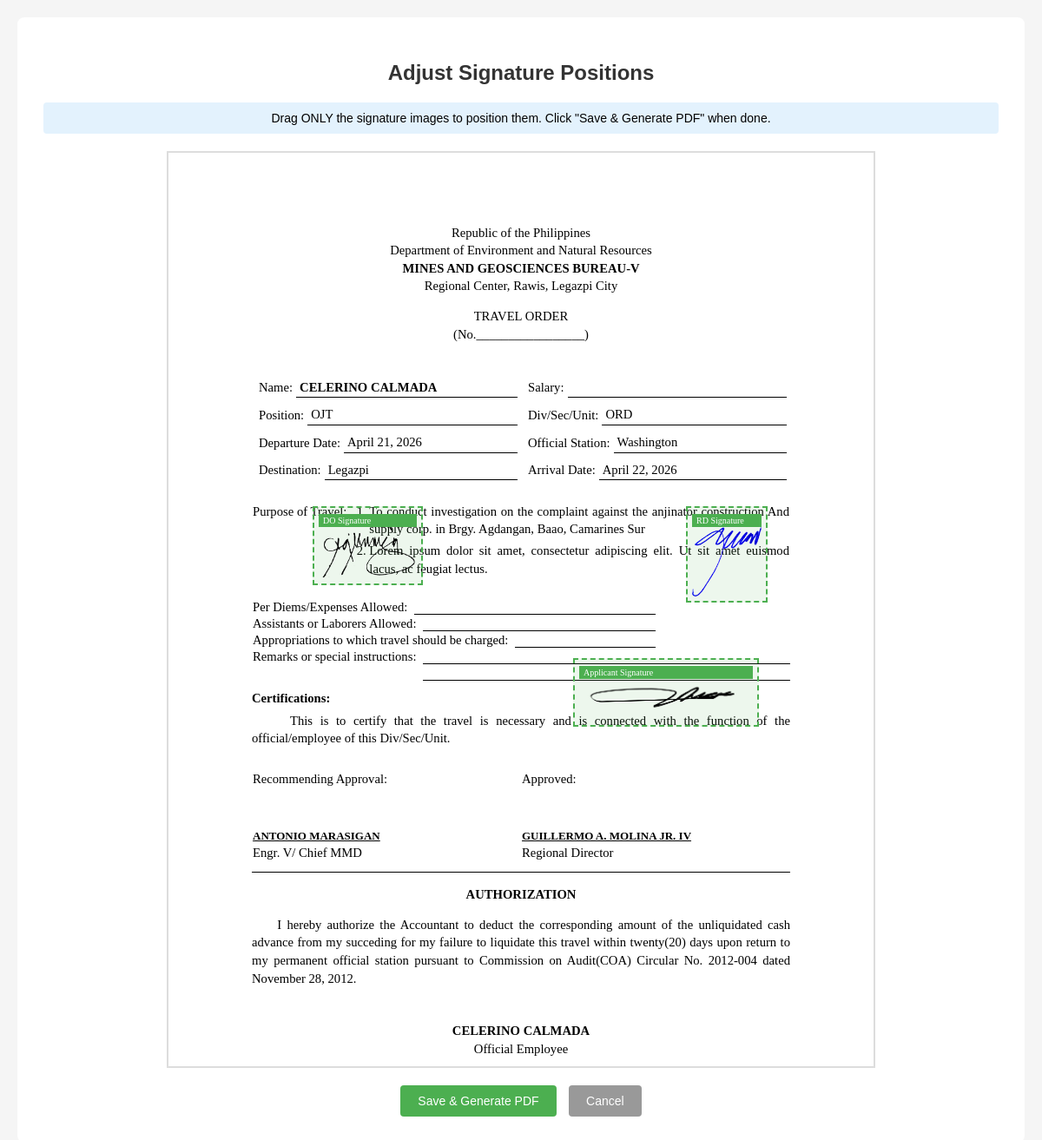
The page /ict/adjust_signatures_to.php?id=25 (signed in) on the database its author committed.
### tables this page shows
CREATE TABLE `travel_orders` (
  `id` int(11) NOT NULL,
  `name` varchar(100) NOT NULL,
  `salary` varchar(255) DEFAULT NULL,
  `position` varchar(100) NOT NULL,
  `division_unit` varchar(100) DEFAULT NULL,
  `departure_date` date NOT NULL,
  `official_station` varchar(150) NOT NULL,
  `destination` varchar(150) NOT NULL,
  `arrival_date` date NOT NULL,
  `purpose` text NOT NULL,
  `per_diems` varchar(150) DEFAULT NULL,
  `assistants` text DEFAULT NULL,
  `appropriation` varchar(150) DEFAULT NULL,
  `remarks` text DEFAULT NULL,
  `officer_id` int(11) NOT NULL,
  `applicant_signature` varchar(255) NOT NULL,
  `status` enum('pending_do','pending_rd','approved','rejected_do','rejected_rd','completed') DEFAULT 'pending_do',
  `created_at` timestamp NOT NULL DEFAULT current_timestamp(),
  `do_signature` varchar(255) DEFAULT NULL,
  `rd_signature` varchar(255) DEFAULT NULL,
  `applicant_sig_x` int(11) DEFAULT 350,
  `applicant_sig_y` int(11) DEFAULT 480,
  `do_sig_x` int(11) DEFAULT 50,
  `do_sig_y` int(11) DEFAULT 320,
  `rd_sig_x` int(11) DEFAULT 480,
  `rd_sig_y` int(11) DEFAULT 320,
  `rejection_remarks` text DEFAULT NULL
);

CREATE TABLE `users` (
  `id` int(11) NOT NULL,
  `username` varchar(100) NOT NULL,
  `name` text NOT NULL,
  `password` varchar(100) NOT NULL,
  `role` varchar(100) NOT NULL,
  `position` varchar(255) DEFAULT NULL,
  `user_signature` varchar(255) DEFAULT NULL
);

### ict/adjust_signatures_to.php (the view, shortened to what this page needs)
<?php
try {
    $conn = new PDO("mysql:host=localhost;dbname=to_inventory", "root", "");
    $conn->setAttribute(PDO::ATTR_ERRMODE, PDO::ERRMODE_EXCEPTION);
} catch(PDOException $e) {
    die("Database connection failed: " . $e->getMessage());
}
$order_id = (int)$_GET['id'];
$stmt = $conn->prepare("SELECT * FROM travel_orders WHERE id = ?");
$stmt->execute([$order_id]);
$order = $stmt->fetch(PDO::FETCH_ASSOC);
$name = $order['name'] ?? '';
$salary = $order['salary'] ?? '';
$position = $order['position'] ?? '';
$division_unit = $order['division_unit'] ?? '';
$departure_date = $order['departure_date'] ?? '';
$official_station = $order['official_station'] ?? '';
$destination = $order['destination'] ?? '';
$arrival_date = $order['arrival_date'] ?? '';
$purposes_array = json_decode($order['purpose'], true);
$per_diems = $order['per_diems'] ?? '';
$assistants_array = json_decode($order['assistants'], true);
$appropriation = $order['appropriation'] ?? '';
$remarks = $order['remarks'] ?? '';
$officer_id = $order['officer_id'];
$officer = [];
if($officer_id){
    $stmt = $conn->prepare("SELECT name, position FROM users WHERE id = ? AND role = 'chief'");
    $stmt->execute([$officer_id]);
    $officer = $stmt->fetch(PDO::FETCH_ASSOC);
}
$stmt = $conn->prepare("SELECT name, position FROM users WHERE role = 'rd' LIMIT 1");
$stmt->execute();
$rd = $stmt->fetch(PDO::FETCH_ASSOC);
?>
<!DOCTYPE html>
<html>
<head>
  <link rel="stylesheet" type = "text/css" href="../style/adjust-sig-page.css">
</head>
<body>
  <div class="container">
    <h2>Adjust Signature Positions</h2>
    <div class="info">Drag ONLY the signature images to position them. Click "Save & Generate PDF" when done.</div>
    <div class="preview-area" id="previewArea">
      <div class="pdf-content">
        <p style="text-align:center; margin-bottom:0;">Republic of the Philippines</p>
        <p style="text-align:center; margin-top:0px;margin-bottom:0px;">Department of Environment and Natural Resources</p>
        <p style="font-weight: bold; text-align:center; margin-top:0px; margin-bottom:0;">MINES AND GEOSCIENCES BUREAU-V</p>
        <p style="text-align:center; margin-top:0;">Regional Center, Rawis, Legazpi City</p>
        <p style="text-align:center; margin-bottom:0;">TRAVEL ORDER</p>
        <p style="text-align:center; margin-top:0;">(No._________________)</p>
        <br>
        <table class="form-table">
          <tr>
            <td style="width: 50%;">
              <table class="inner-row">
                <tr>
                  <td class="label-cell">Name:</td>
                  <td class="line-cell"><b><?php echo strtoupper($name); ?></b></td>
                </tr>
              </table>
            </td>
            <td style="width: 50%;">
              <table class="inner-row">
                <tr>
                  <td class="label-cell">Salary:</td>
                  <td class="line-cell"><?php echo htmlspecialchars($salary); ?></td>
                </tr>
              </table>
            </td>
          </tr>
          <tr>
            <td>
              <table class="inner-row">
                <tr>
                  <td class="label-cell">Position:</td>
                  <td class="line-cell"><?php echo htmlspecialchars($position); ?></td>
                </tr>
              </table>
            </td>
            <td>
              <table class="inner-row">
                <tr>
                  <td class="label-cell">Div/Sec/Unit:</td>
                  <td class="line-cell"><?php echo htmlspecialchars($division_unit); ?></td>
                </tr>
              </table>
            </td>
          </tr>
          <tr>
            <td>
              <table class="inner-row">
                <tr>
                  <td class="label-cell">Departure Date:</td>
                  <td class="line-cell"><?php echo date('F j, Y', strtotime($departure_date)); ?></td>
                </tr>
              </table>
            </td>
            <td>
              <table class="inner-row">
                <tr>
                  <td class="label-cell">Official Station:</td>
                  <td class="line-cell"><?php echo htmlspecialchars($official_station); ?></td>
                </tr>
              </table>
            </td>
          </tr>
          <tr>
            <td>
              <table class="inner-row">
                <tr>
                  <td class="label-cell">Destination:</td>
                  <td class="line-cell"><?php echo htmlspecialchars($destination); ?></td>
                </tr>
              </table>
            </td>
            <td>
              <table class="inner-row">
                <tr>
                  <td class="label-cell">Arrival Date:</td>
                  <td class="line-cell"><?php echo date('F j, Y', strtotime($arrival_date)); ?></td>
                </tr>
              </table>
            </td>
          </tr>
        </table>
        <br>
        <table style="width: 100%; border-collapse: collapse; font-size:13px">
          <tr>
            <td style="font-size: 11pt; width: 1%; white-space: nowrap; vertical-align: top; padding-right: 10px;">Purpose of Travel:</td>
            <td style="vertical-align: top;">
              <ol style="margin: 0; padding-left: 15px;">
                <?php if(!empty($purposes_array)): foreach($purposes_array as $p): ?>
                  <li style="font-size: 11pt; margin-bottom: 4px; text-align: justify;"><?php echo htmlspecialchars($p); ?></li>
                <?php endforeach; endif; ?>
              </ol>
            </td>
          </tr>
        </table>
        <br>
        <table style="width: 75%; border-collapse: collapse; margin-bottom: 2px; font-size:13px;">
          <tr>
            <td class="label-cell">Per Diems/Expenses Allowed:</td>
            <td class="line-cell"><?php echo htmlspecialchars($per_diems); ?></td>
          </tr>
        </table>
        <table style="width: 75%; border-collapse: collapse; margin-bottom: 2px;font-size:13px;">
          <tr>
            <td class="label-cell">Assistants or Laborers Allowed:</td>
            <td class="line-cell"><?php if(!empty($assistants_array)) echo implode(', ', array_map('htmlspecialchars', $assistants_array)); ?></td>
          </tr>
        </table>
        <table style="width: 75%; border-collapse: collapse; margin-bottom: 2px;font-size:13px;">
          <tr>
            <td class="label-cell">Appropriations to which travel should be charged:</td>
            <td class="line-cell"><?php echo htmlspecialchars($appropriation); ?></td>
          </tr>
        </table>
        <table style="width: 100%; border-collapse: collapse;font-size:13px;">
          <tr>
            <td class="label-cell">Remarks or special instructions:</td>
            <td class="line-cell"><?php echo htmlspecialchars($remarks); ?></td>
          </tr>
          <tr>
            <td class="label-cell"></td>
            <td class="line-cell" style="padding-top: 18px;"></td>
          </tr>
        </table>
        <p style="font-weight: bold; margin-top: 10px; margin-bottom: 5px;">Certifications:</p>
        <div style="text-indent: 3em; font-size:11pt; text-align: justify;">This is to certify that the travel is necessary and is connected with the function of the official/employee of this Div/Sec/Unit.</div>
        <table style="width: 100%; border-collapse: collapse; margin-top: 10px;">
          <tr>
            <td style="width: 50%; vertical-align: bottom;"><p style="margin-bottom: 5px;">Recommending Approval:</p></td>
            <td style="width: 50%; vertical-align: bottom;"><p style="font-size:11pt; margin-bottom: 5px;">Approved:</p></td>
          </tr>
        </table>
        <div style="border-bottom: 1px solid black; width: 100%; padding-bottom: 10px; margin-top: 0px; position: relative; min-height: 50px;">
          <table style="width: 100%; border-collapse: collapse;">
            <tr>
              <td style="width: 50%; vertical-align: bottom;">
                <p style="font-size:13px; font-weight: bold; margin: 40px 0 0 0; text-align: left;"><u><?php echo strtoupper($officer['name'] ?? 'CHIEF NAME'); ?></u></p>
                <p style="font-size:11pt; margin: 0; text-align: left;"><?php echo $officer['position'] ?? 'Chief Position'; ?></p>
              </td>
              <td style="width: 50%; vertical-align: bottom;">
                <p style="font-size:13px; font-weight: bold; margin: 40px 0 0 0; text-align: left;"><u><?php echo strtoupper($rd['name'] ?? 'RD NAME'); ?></u></p>
                <p style="font-size:11pt; margin: 0; text-align: left;"><?php echo $rd['position'] ?? 'Regional Director'; ?></p>
              </td>
            </tr>
          </table>
        </div>
        <p style="text-align:center; font-weight: bold; margin-top: 15px;">AUTHORIZATION</p>
        <p style="text-indent: 2em; font-size:11pt; text-align:justify;">I hereby authorize the Accountant to deduct the corresponding amount of the unliquidated cash advance from my succeding for my failure to liquidate this travel within twenty(20) days upon return to my permanent official station pursuant to Commission on Audit(COA) Circular No. 2012-004 dated November 28, 2012.</p>
        <div style="text-align: center; margin-top: 40px; position: relative; min-height: 50px;">
          <p style="text-align:center; margin-bottom:0px; margin-top: 0px; font-weight: bold;"><?php echo strtoupper($name); ?></p>
          <div style="font-size:11pt;text-align:center; margin-bottom:0px;">Official Employee</div>
        </div>
      </div>
      <div class="signature-draggable" id="doSig" style="left: <?php echo ($order['do_sig_x'] ?? 50) + 96 + 20; ?>px; top: <?php echo ($order['do_sig_y'] ?? 180) + 67.2 + 20; ?>px;">
        <div class="label">DO Signature</div>
        <?php if(!empty($order['do_signature'])): ?>
          <img src="<?php echo htmlspecialchars($order['do_signature']); ?>" style="max-width: 150px; max-height: 60px;">
        <?php else: ?>
          <div style="width: 120px; height: 60px; background: #f0f0f0; display: flex; align-items: center; justify-content: center; font-size: 10px;">Chief Sig</div>
        <?php endif; ?>
      </div>
      <div class="signature-draggable" id="rdSig" style="left: <?php echo ($order['rd_sig_x'] ?? 480) + 96 + 20; ?>px; top: <?php echo ($order['rd_sig_y'] ?? 180) + 67.2 + 20; ?>px;">
        <div class="label">RD Signature</div>
        <?php if(!empty($order['rd_signature'])): ?>
          <img src="<?php echo htmlspecialchars($order['rd_signature']); ?>" style="max-width: 160px; max-height: 80px;">
        <?php else: ?>
          <div style="width: 120px; height: 60px; background: #f0f0f0; display: flex; align-items: center; justify-content: center; font-size: 10px;">RD Sig</div>
        <?php endif; ?>
      </div>
      <div class="signature-draggable" id="applicantSig" style="left: <?php echo ($order['applicant_sig_x'] ?? 300) + 96 + 20; ?>px; top: <?php echo ($order['applicant_sig_y'] ?? 360) + 47.2 + 55; ?>px;">
        <div class="label">Applicant Signature</div>
        <?php if(!empty($order['applicant_signature'])): ?>
          <img src="..\<?php echo htmlspecialchars($order['applicant_signature']); ?>" style="max-width: 200px; max-height: 80px;">
        <?php else: ?>
          <div style="width: 120px; height: 60px; background: #f0f0f0; display: flex; align-items: center; justify-content: center; font-size: 10px;">Applicant Sig</div>
        <?php endif; ?>
      </div>
    </div>
    <form method="POST" id="positionForm">
      <div class="button-container">
        <button type="submit" class="btn btn-save">Save & Generate PDF</button>
        <button type="button" class="btn btn-cancel" onclick="window.location.href='review_to.php?id=<?php echo $order_id; ?>'">Cancel</button>
      </div>
    </form>
  </div>
</body>
</html>

### style/adjust-sig-page.css (style rules this page uses)
body { font-family: Arial; padding: 20px; background: #f5f5f5; margin: 0; }
.container { max-width: 1100px; margin: 0 auto; background: white; padding: 30px; border-radius: 8px; }
.preview-area { position: relative; width: 8.5in; height: 11in; border: 2px solid #ddd; background: white; margin: 0 auto; box-sizing: border-box; font-family: 'Times New Roman', Times, serif; overflow: hidden; }
.pdf-content { padding: 0.70in 1in 0.50in 1in; font-size: 11pt; line-height: 1.4; }
.pdf-content * { pointer-events: none; }
.form-table { width: 100%; border-collapse: collapse; font-size: 13px; }
.form-table td { padding: 4px 4px; vertical-align: bottom; }
.label-cell { font-size: 11pt; white-space: nowrap; width: 1%; padding-right: 8px; vertical-align: bottom; line-height: 1; padding-bottom: 1px; }
.line-cell { font-size: 11pt; border-bottom: 1px solid black; width: 99%; text-align: left; vertical-align: bottom; line-height: 1; padding-bottom: 0px; }
.inner-row { width: 100%; border-collapse: collapse; margin: 0; padding: 0; }
.signature-draggable { position: absolute; cursor: move; border: 2px dashed #4CAF50; padding: 5px; background: rgba(76, 175, 80, 0.1); z-index: 100; user-select: none; }
.signature-draggable img { display: block; pointer-events: none; user-select: none; }
.signature-draggable .label { font-size: 10px; background: #4CAF50; color: white; padding: 2px 5px; margin-top: 2px; white-space: nowrap; pointer-events: none; user-select: none; }
.btn { padding: 10px 20px; border: none; border-radius: 4px; cursor: pointer; font-size: 14px; margin-top: 20px; }
.btn-save { background: #4CAF50; color: white; }
.btn-cancel { background: #999; color: white; margin-left: 10px; }
h2 { color: #333; text-align: center; }
.info { background: #e3f2fd; padding: 10px; border-radius: 4px; margin-bottom: 20px; font-size: 14px; text-align: center; }
.button-container { text-align: center; }

### rows shown on the page
travel_orders: name "CELERINO CALMADA", position "OJT", division_unit "ORD", departure_date "April 21, 2026", official_station "Washington", destination "Legazpi", arrival_date "April 22, 2026", purpose "To conduct investigation on the complaint against the anjinator construction And supply corp. in Brgy. Agdangan, Baao, Camarines Sur", purpose "Lorem ipsum dolor sit amet, consectetur adipiscing elit. Ut sit amet euismod lacus, ac feugiat lectus.", do_signature (picture), rd_signature (picture), applicant_signature (picture)
users: name "ANTONIO MARASIGAN", position "Engr. V/ Chief MMD"
users: name "GUILLERMO A. MOLINA JR. IV", position "Regional Director"
